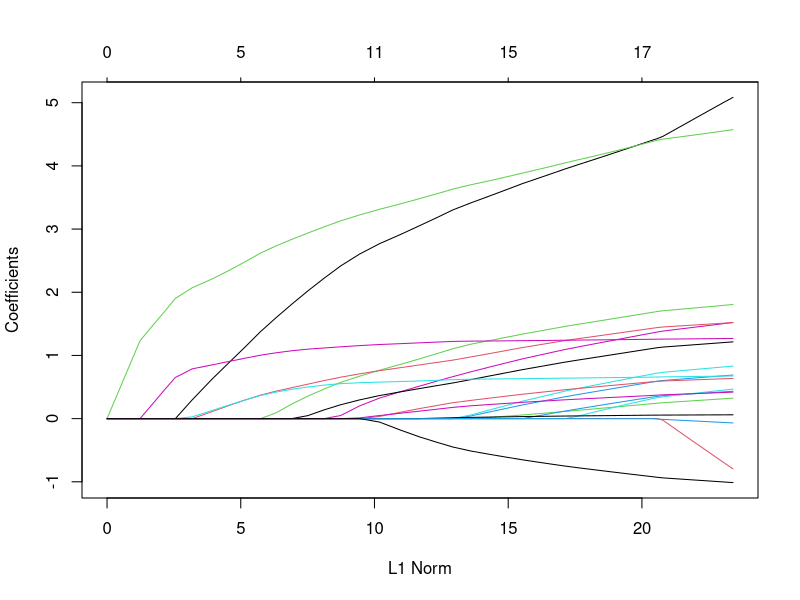
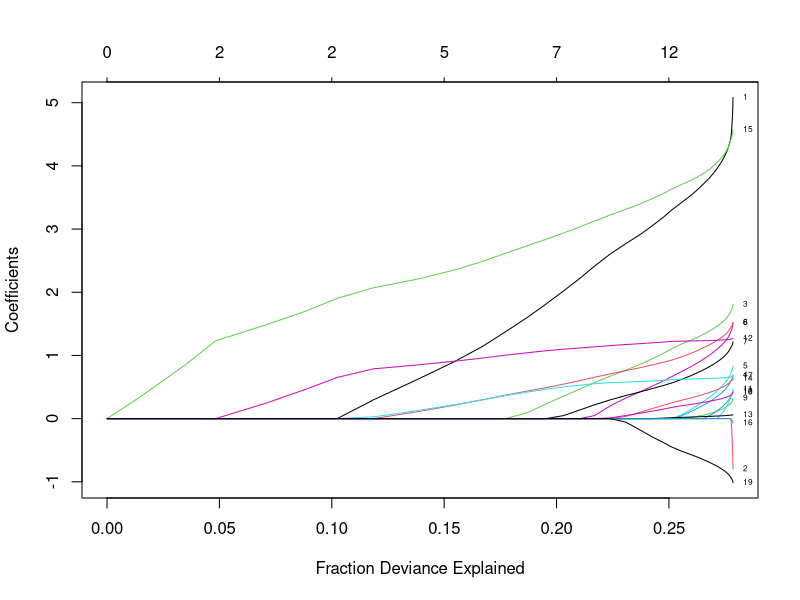
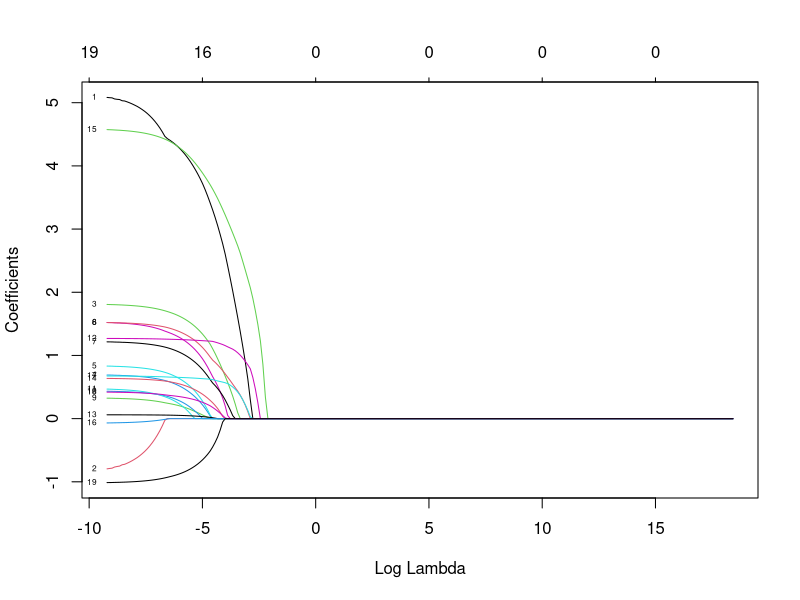
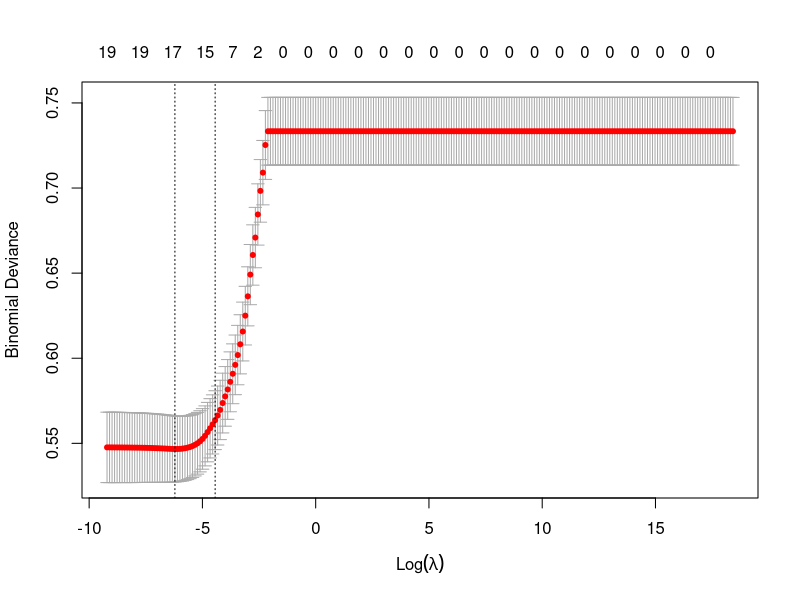
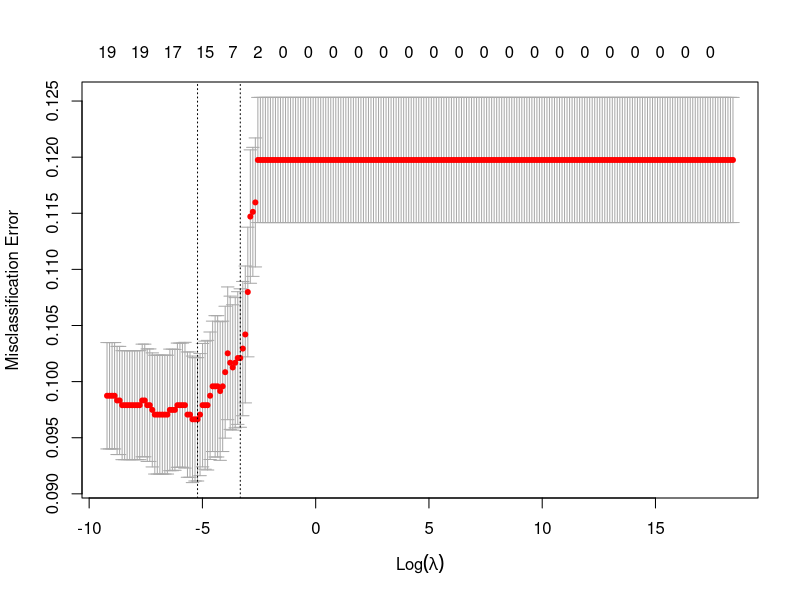
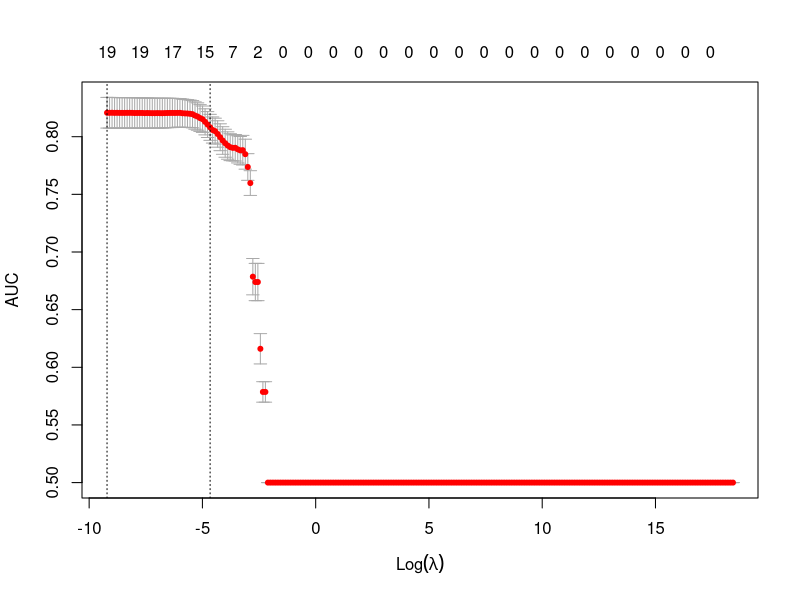
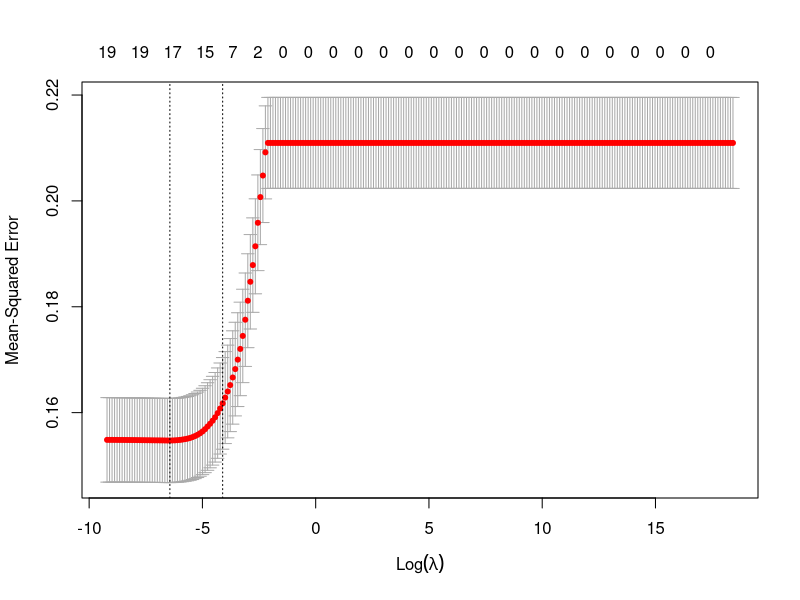
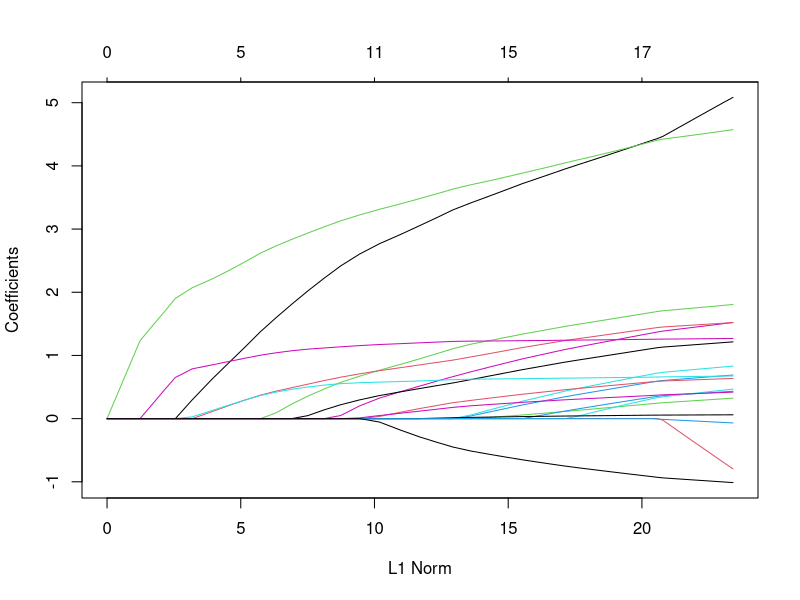

Generate these figures, in order, with R:
#######################
# Logistic Regression
#######################

library("AER")
data(HMDA)
head(HMDA)
?HMDA

# Build Unregularized Model
hmda_glm <- glm(deny~., data = HMDA, family = binomial(link = "logit"))
summary(hmda_glm)

# Lasso with glmnet
library(glmnet)
hmda_mat <- model.matrix(deny~., HMDA)[,-1]
lambdas <- 10 ^ seq(8,-4,length=250)
hmda_models_lasso <- glmnet(hmda_mat,HMDA$deny,alpha=1, lambda=lambdas, family="binomial")
hmda_models_ridge <- glmnet(hmda_mat,HMDA$deny,alpha=0, lambda=lambdas, family="binomial")

#to optimization ginetai sunhthws ws pros to lambda. Ws pros to alpha einai too much kai den einai arketa
#megalh h diafora sto prediction accuracy
# Plots
plot(hmda_models_lasso)
print(hmda_models_lasso)
coef(hmda_models_lasso,s=0.1)
coef(hmda_models_lasso,s=0.5)
plot(hmda_models_lasso, xvar = "dev", label = TRUE)
plot(hmda_models_lasso, xvar = "lambda", label = TRUE)

# Lasso Models
print(hmda_models_lasso)

# Extract Coefficients
coef(hmda_models_lasso, s = c(1,0.1,0.01,0.001))

# Cross Validation
lasso.cv <- cv.glmnet(hmda_mat,HMDA$deny, alpha=1, lambda=lambdas, family="binomial")

# Alternative Measures of Performance
lasso.cv2 <- cv.glmnet(hmda_mat,HMDA$deny,alpha=1,lambda=lambdas, family="binomial", type.measure = "class")
lasso.cv3 <- cv.glmnet(hmda_mat,HMDA$deny,alpha=1,lambda=lambdas, family="binomial", type.measure = "auc")
lasso.cv4 <- cv.glmnet(hmda_mat,HMDA$deny,alpha=1,lambda=lambdas, family="binomial", type.measure = "mse")
lasso.cv5 <- cv.glmnet(hmda_mat,HMDA$deny,alpha=1,lambda=lambdas, family="binomial", type.measure = "mae")

# Cross Validation Plots
plot(lasso.cv)
plot(lasso.cv2)
plot(lasso.cv3)
plot(lasso.cv4)
lasso.cv$lambda.min
lasso.cv$lambda.1se

# Many Facets of predict()
predict(hmda_models_lasso, type="coefficients", s = lasso.cv$lambda.min)
preds <- predict(hmda_models_lasso, hmda_mat, type = "response", s = c(lasso.cv$lambda.min, lasso.cv$lambda.1se))
head(preds)
preds <- predict(hmda_models_lasso, hmda_mat, type = "class", s = lasso.cv$lambda.min)

# Performance
table(predicted = preds, actual = HMDA$deny)
mean(preds  == HMDA$deny)


#### compare with ridge and Elastic net
hmda_models_lasso <- glmnet(hmda_mat,HMDA$deny,alpha=1, lambda=lambdas, family="binomial")
hmda_models_ridge <- glmnet(hmda_mat,HMDA$deny,alpha=0, lambda=lambdas, family="binomial")
hmda_models_elastic <- glmnet(hmda_mat,HMDA$deny,alpha=0.5, lambda=lambdas, family="binomial")

plot(hmda_models_lasso)
plot(hmda_models_ridge)
plot(hmda_models_elastic)


lasso.cvL <- cv.glmnet(hmda_mat,HMDA$deny,alpha=1,lambda=lambdas, family="binomial", type.measure = "class")
lasso.cvR <- cv.glmnet(hmda_mat,HMDA$deny,alpha=0,lambda=lambdas, family="binomial", type.measure = "class")
lasso.cvE <- cv.glmnet(hmda_mat,HMDA$deny,alpha=0.5,lambda=lambdas, family="binomial", type.measure = "class")


predsL <- predict(hmda_models_lasso, hmda_mat, type = "class", s = lasso.cvL$lambda.min)
predsR <- predict(hmda_models_ridge, hmda_mat, type = "class", s = lasso.cvR$lambda.min)
predsE <- predict(hmda_models_elastic, hmda_mat, type = "class", s = lasso.cvE$lambda.min)
predsglm <- predict(hmda_glm, HMDA, type = "response")
predsglm<- (predsglm>0.5)
predsglm<- factor(predsglm,labels=c("no","yes"))

table(predsL,predsR)
mean(predsL  == HMDA$deny)
mean(predsR  == HMDA$deny)
mean(predsE  == HMDA$deny)
mean(predsglm  == HMDA$deny) #overfitting
table(HMDA$deny)/length(HMDA$deny)


#######################
# Poisson Regression
#######################

library("AER")
data(PhDPublications)
head(PhDPublications)

# Build Unregularized Model
phd_glm <- glm(articles~.,data = PhDPublications, family = "poisson")
summary(phd_glm)

#Interpret Coefficients
coef(phd_glm)
exp(coef(phd_glm))

# Lasso
phd_mat <- model.matrix(articles~., PhDPublications)[,-1]
lambdas <- 10 ^ seq(8,-4,length=250)
phd_models_lasso= glmnet(phd_mat, PhDPublications$articles, alpha=1, lambda=lambdas, family="poisson")

# Cross Validation
phd_lasso.cv <- cv.glmnet(phd_mat,PhDPublications$articles,alpha=1,lambda=lambdas, family="poisson")

# Performance
predict(phd_models_lasso, phd_mat, type = "link", s = phd_lasso.cv$lambda.min)
preds <- predict(phd_models_lasso, phd_mat, type = "response", s = phd_lasso.cv$lambda.min)
